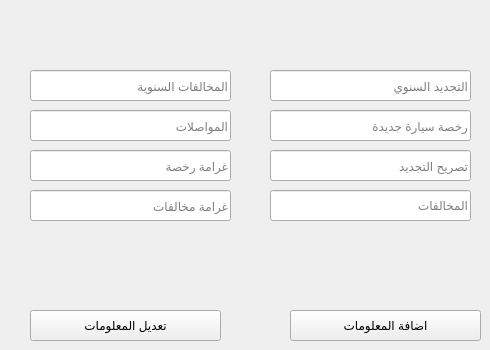
    <widget class="QWidget" name="tab_6">
     <attribute name="title">
      <string>التراخيص</string>
     </attribute>
     <widget class="QLineEdit" name="lineEdit_36">
      <property name="geometry">
       <rect>
        <x>270</x>
        <y>110</y>
        <width>201</width>
        <height>31</height>
       </rect>
      </property>
      <property name="text">
       <string/>
      </property>
      <property name="placeholderText">
       <string>رخصة سيارة جديدة</string>
      </property>
     </widget>
     <widget class="QLineEdit" name="lineEdit_40">
      <property name="geometry">
       <rect>
        <x>30</x>
        <y>150</y>
        <width>201</width>
        <height>31</height>
       </rect>
      </property>
      <property name="text">
       <string/>
      </property>
      <property name="placeholderText">
       <string>غرامة رخصة</string>
      </property>
     </widget>
     <widget class="QLineEdit" name="lineEdit_41">
      <property name="geometry">
       <rect>
        <x>270</x>
        <y>150</y>
        <width>201</width>
        <height>31</height>
       </rect>
      </property>
      <property name="text">
       <string/>
      </property>
      <property name="placeholderText">
       <string>تصريح التجديد</string>
      </property>
     </widget>
     <widget class="QLineEdit" name="lineEdit_42">
      <property name="geometry">
       <rect>
        <x>30</x>
        <y>190</y>
        <width>201</width>
        <height>31</height>
       </rect>
      </property>
      <property name="text">
       <string/>
      </property>
      <property name="placeholderText">
       <string>غرامة مخالفات</string>
      </property>
     </widget>
     <widget class="QLineEdit" name="lineEdit_43">
      <property name="geometry">
       <rect>
        <x>270</x>
        <y>190</y>
        <width>201</width>
        <height>31</height>
       </rect>
      </property>
      <property name="text">
       <string/>
      </property>
      <property name="placeholderText">
       <string>المخالفات</string>
      </property>
     </widget>
     <widget class="QLineEdit" name="lineEdit_44">
      <property name="geometry">
       <rect>
        <x>30</x>
        <y>110</y>
        <width>201</width>
        <height>31</height>
       </rect>
      </property>
      <property name="text">
       <string/>
      </property>
      <property name="placeholderText">
       <string>المواصلات</string>
      </property>
     </widget>
     <widget class="QLineEdit" name="lineEdit_45">
      <property name="geometry">
       <rect>
        <x>270</x>
        <y>70</y>
        <width>201</width>
        <height>31</height>
       </rect>
      </property>
      <property name="text">
       <string/>
      </property>
      <property name="placeholderText">
       <string>التجديد السنوي</string>
      </property>
     </widget>
     <widget class="QLineEdit" name="lineEdit_46">
      <property name="geometry">
       <rect>
        <x>30</x>
        <y>70</y>
        <width>201</width>
        <height>31</height>
       </rect>
      </property>
      <property name="text">
       <string/>
      </property>
      <property name="placeholderText">
       <string>المخالفات السنوية</string>
      </property>
     </widget>
     <widget class="QPushButton" name="btna_licence_info">
      <property name="geometry">
       <rect>
        <x>290</x>
        <y>310</y>
        <width>191</width>
        <height>31</height>
       </rect>
      </property>
      <property name="text">
       <string>اضافة المعلومات</string>
      </property>
     </widget>
     <widget class="QPushButton" name="btnu_licence_info">
      <property name="geometry">
       <rect>
        <x>30</x>
        <y>310</y>
        <width>191</width>
        <height>31</height>
       </rect>
      </property>
      <property name="text">
       <string>تعديل المعلومات</string>
      </property>
     </widget>
    </widget>
